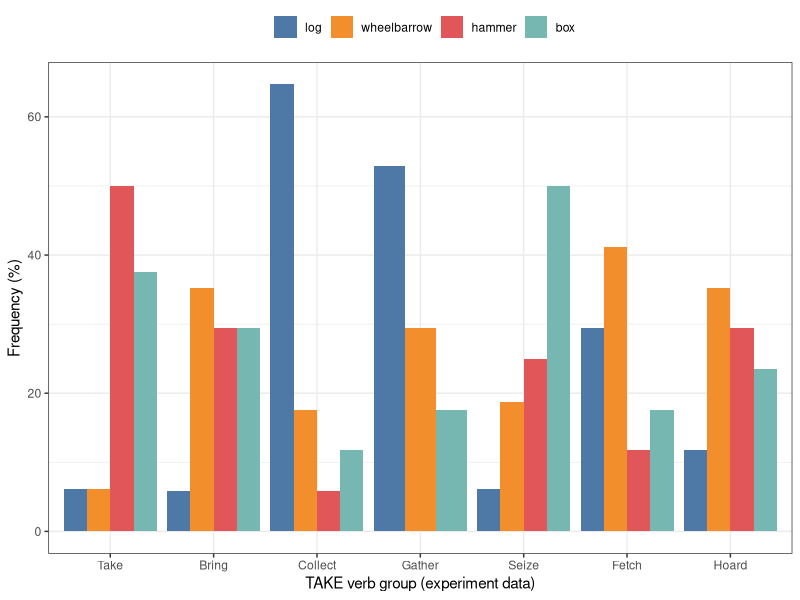
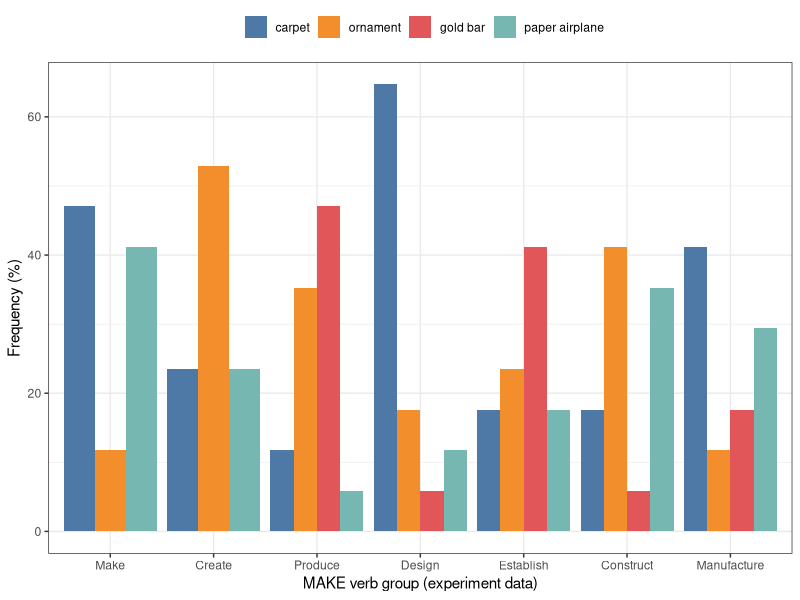
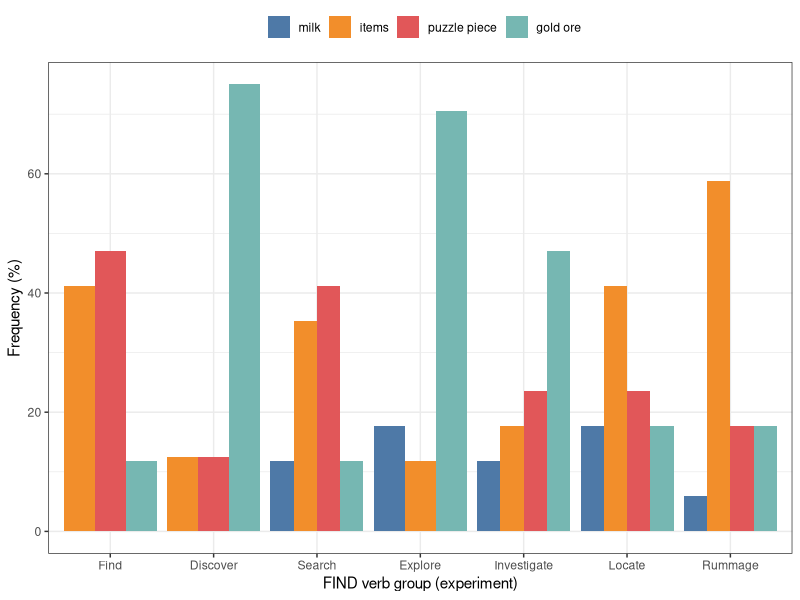
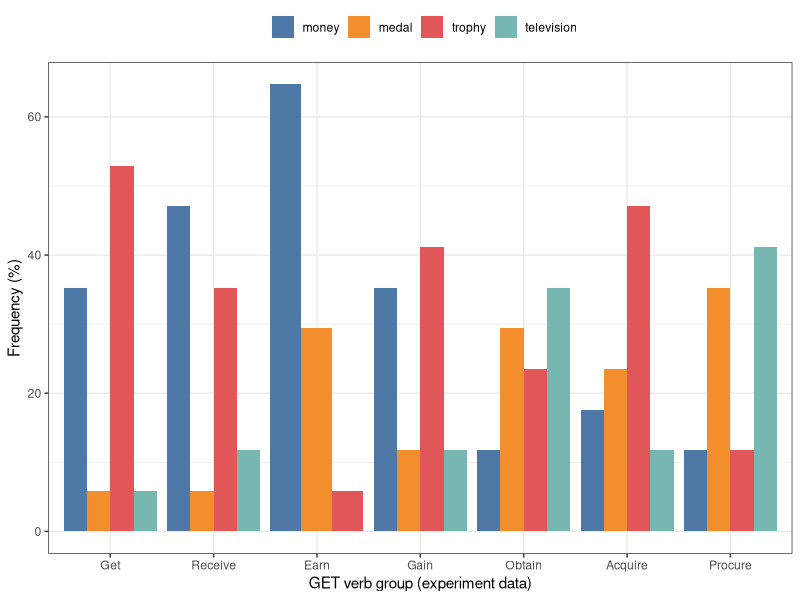
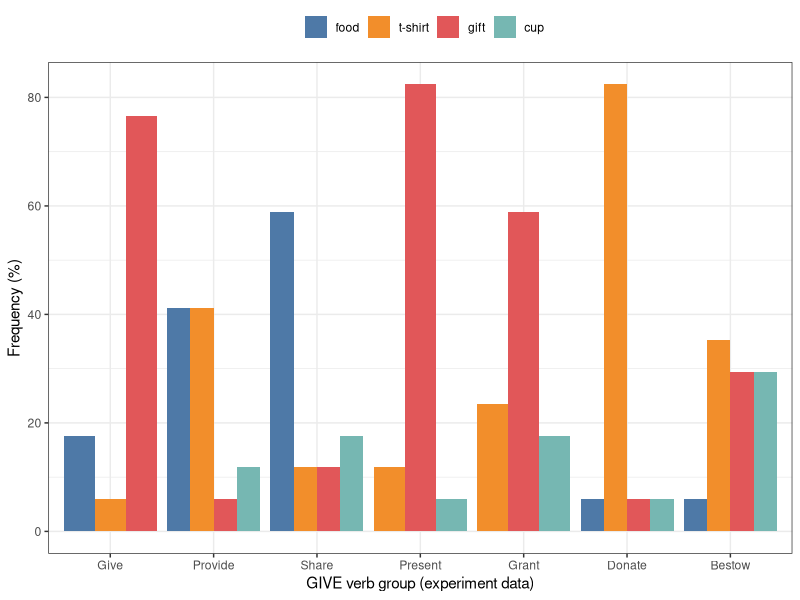
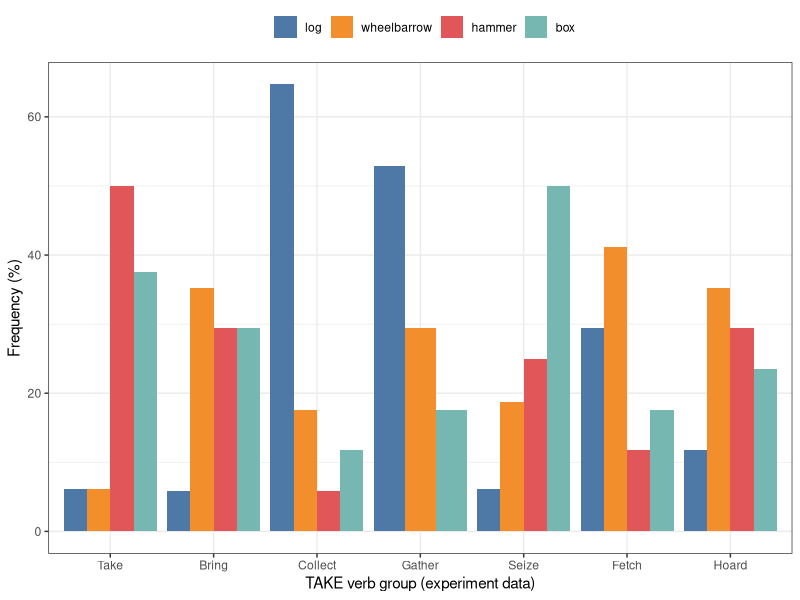
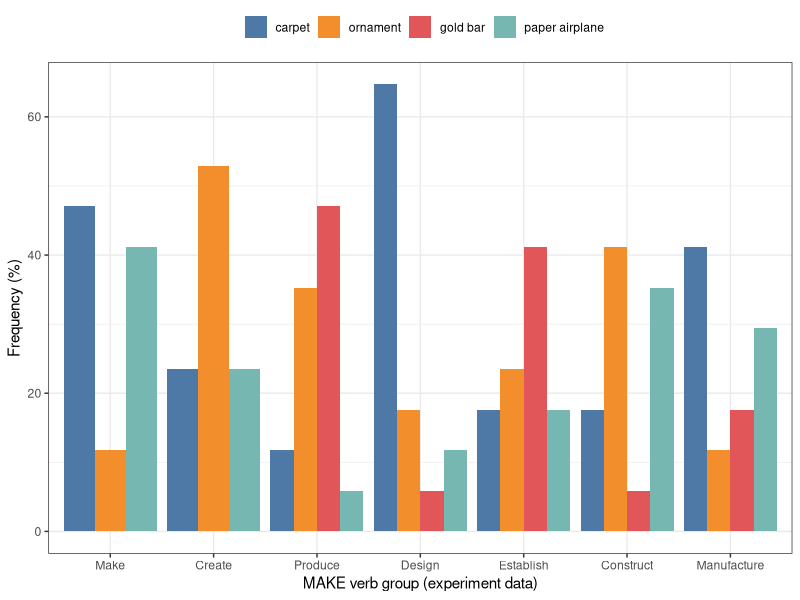
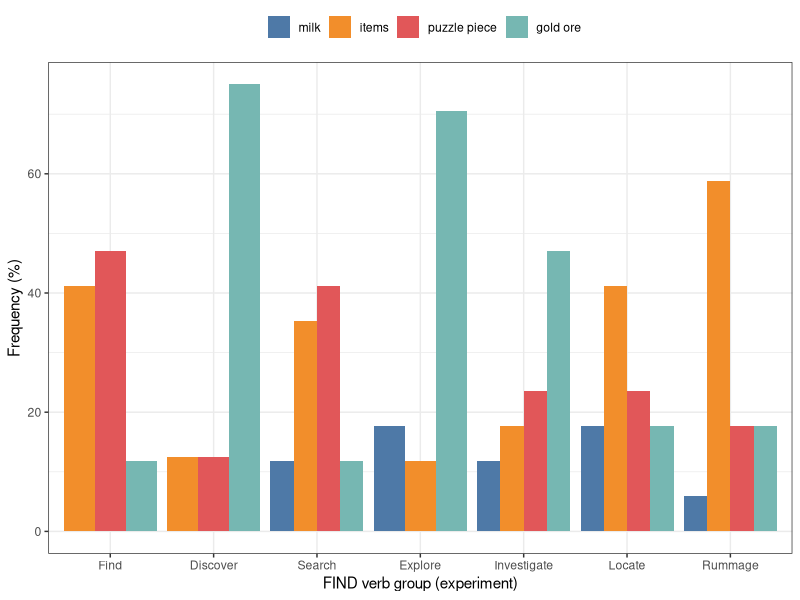

Reproduce these figures in R, in order.
library(tidyverse)

# dir.create("figs")

resp_count <- read_csv("data/data-main.csv")
nouns <- read_csv2("data/noun-codes.csv") |> 
  rename(response_ID = CODES)

resp_count2 <- resp_count |> 
  group_by(eng_v, groups, response_ID) |> 
  summarise(n = sum(n), .groups = "drop") |> 
  arrange(groups) |> 
  rename(freq = n) |> 
  left_join(nouns, by = join_by(response_ID))
resp_count2


df <- resp_count2 |> 
  filter(groups == "A") |> 
  mutate(eng_v = fct_relevel(eng_v, c("Take", "Bring", "Collect", "Gather", "Seize", "Fetch", "Hoard")),
         NOUN = fct_relevel(NOUN, c("log", "wheelbarrow", "hammer", "box"))) 
cols <- df$COLS
names(cols) <- df$NOUN

# TAKE group =====
df |> 
  group_by(eng_v) |> 
  mutate(perc = round(freq/sum(freq) * 100, 1)) |> 
  ggplot(aes(x = eng_v, 
             y = perc, 
             fill = NOUN)) + 
  geom_col(position = "dodge") + 
  scale_fill_manual(values = cols) +
  theme_bw() +
  theme(legend.position = "top") + 
  labs(y = "Frequency (%)",
       x = "TAKE verb group (experiment data)",
       fill = "")
ggsave("figs/01-TAKE-perc.png")

# MAKE group =====
df <- resp_count2 |> 
  filter(groups == "B") |> 
  mutate(eng_v = fct_relevel(eng_v, c("Make", "Create", "Produce", "Design", "Establish", "Construct", "Manufacture")),
         NOUN = fct_relevel(NOUN, c("carpet", "ornament", "gold bar", "paper airplane"))) 
cols <- df$COLS
names(cols) <- df$NOUN

df |> 
  group_by(eng_v) |> 
  mutate(perc = round(freq/sum(freq) * 100, 1)) |> 
  ggplot(aes(x = eng_v, 
             y = perc, 
             fill = NOUN)) + 
  geom_col(position = "dodge") + 
  scale_fill_manual(values = cols) +
  theme_bw() +
  theme(legend.position = "top") + 
  labs(y = "Frequency (%)",
       x = "MAKE verb group (experiment data)",
       fill = "")
ggsave("figs/02-MAKE-perc.png")

# FIND group ====
df <- resp_count2 |> 
  filter(groups == "C") |> 
  mutate(eng_v = fct_relevel(eng_v, c("Find", "Discover", "Search", "Explore", "Investigate", "Locate", "Rummage")),
         NOUN = fct_relevel(NOUN, c("milk", "items", "puzzle piece", "gold ore"))) 
cols <- df$COLS
names(cols) <- df$NOUN

df |> 
  group_by(eng_v) |> 
  mutate(perc = round(freq/sum(freq) * 100, 1)) |> 
  filter(groups == "C") |> 
  ggplot(aes(x = eng_v, 
             y = perc, 
             fill = NOUN)) + 
  geom_col(position = "dodge") + 
  scale_fill_manual(values = cols) +
  theme_bw() +
  theme(legend.position = "top") + 
  labs(y = "Frequency (%)",
       x = "FIND verb group (experiment)",
       fill = "")
ggsave("figs/03-FIND-perc.png")

# GET group ====
df <- resp_count2 |> 
  filter(groups == "D") |> 
  mutate(eng_v = fct_relevel(eng_v, c("Get", "Receive", "Earn", "Gain", "Obtain", "Acquire", "Procure")),
         NOUN = fct_relevel(NOUN, c("money", "medal", "trophy", "television"))) 
cols <- df$COLS
names(cols) <- df$NOUN

df |> 
  group_by(eng_v) |> 
  mutate(perc = round(freq/sum(freq) * 100, 1)) |> 
  ggplot(aes(x = eng_v, 
             y = perc, 
             fill = NOUN)) + 
  geom_col(position = "dodge") + 
  scale_fill_manual(values = cols) +
  theme_bw() +
  theme(legend.position = "top") +
  labs(y = "Frequency (%)",
       x = "GET verb group (experiment data)",
       fill = "")
ggsave("figs/04-GET-perc.png")

# GIVE group ====
df <- resp_count2 |> 
  filter(groups == "E") |> 
  mutate(eng_v = fct_relevel(eng_v, c("Give", "Provide", "Share", "Present", "Grant", "Donate", "Bestow")),
         NOUN = fct_relevel(NOUN, c("food", "t-shirt", "gift", "cup"))) 
cols <- df$COLS
names(cols) <- df$NOUN

df |>  
  group_by(eng_v) |> 
  mutate(perc = round(freq/sum(freq) * 100, 1)) |> 
  filter(groups == "E") |> 
  ggplot(aes(x = eng_v, 
             y = perc, 
             fill = NOUN)) + 
  geom_col(position = "dodge") + 
  scale_fill_manual(values = cols) +
  theme_bw() +
  theme(legend.position = "top") +
  labs(y = "Frequency (%)",
       x = "GIVE verb group (experiment data)",
       fill = "")
ggsave("figs/05-GIVE-perc.png")
